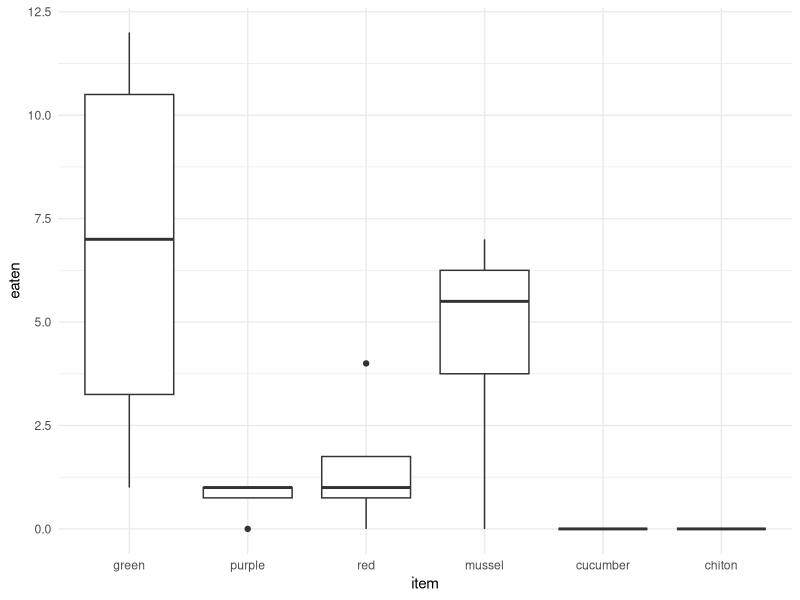
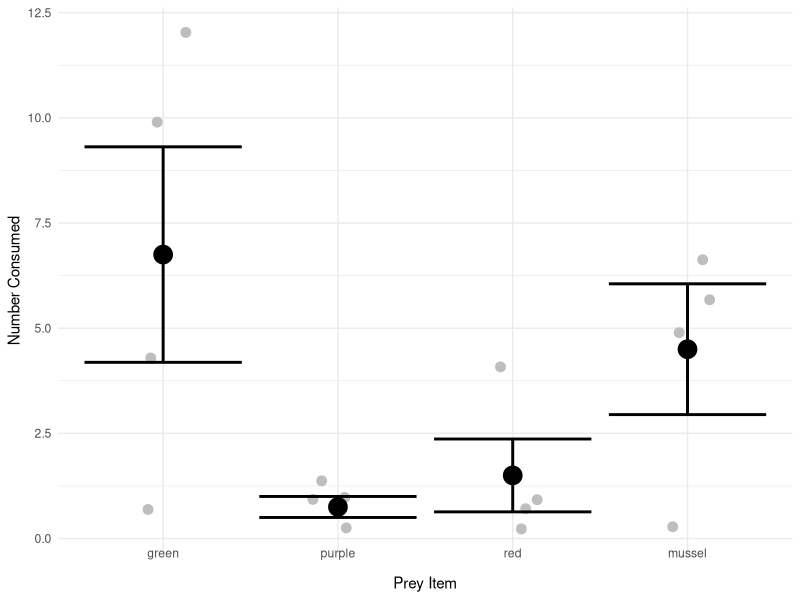
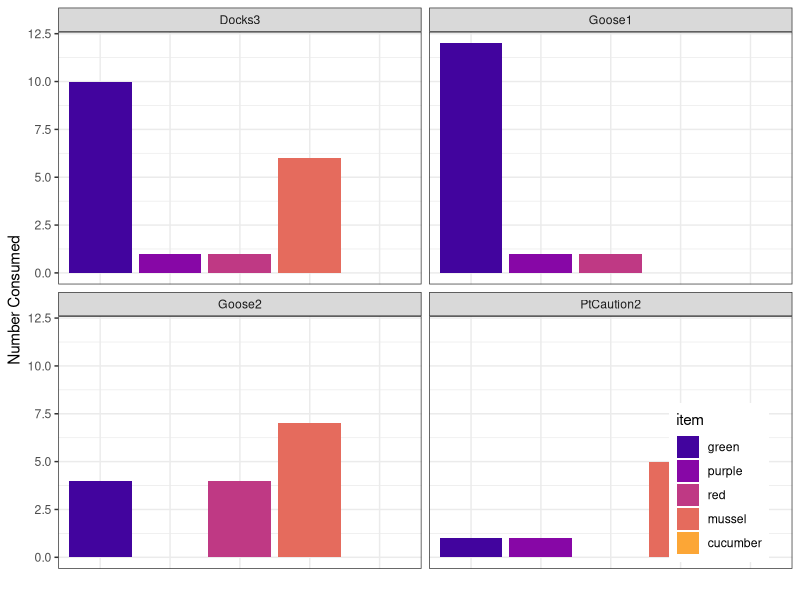
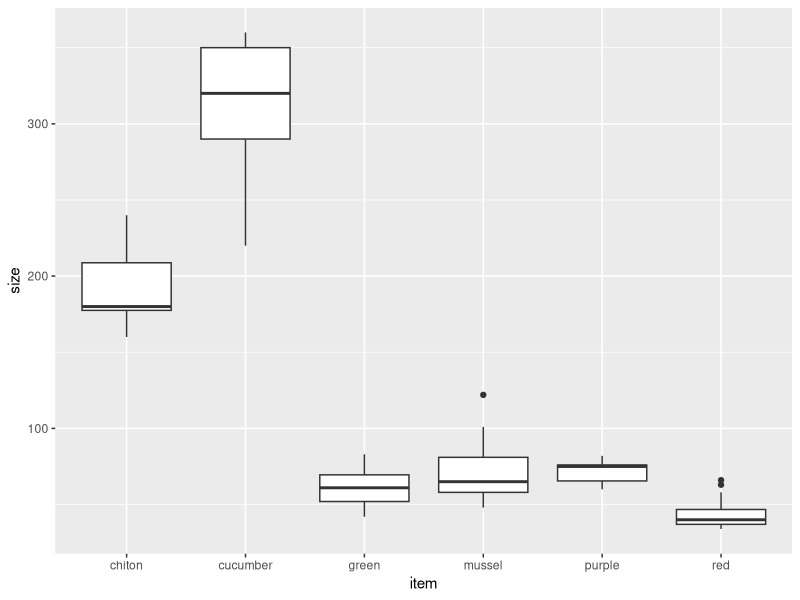
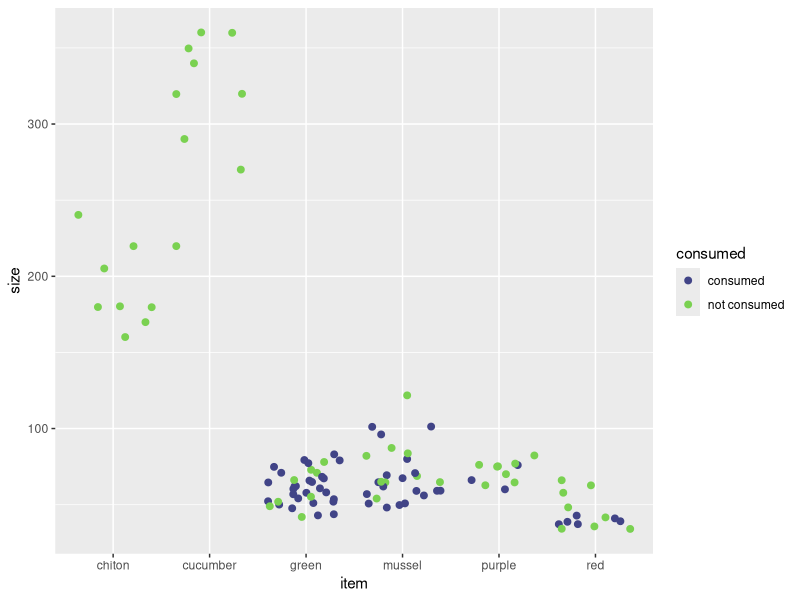
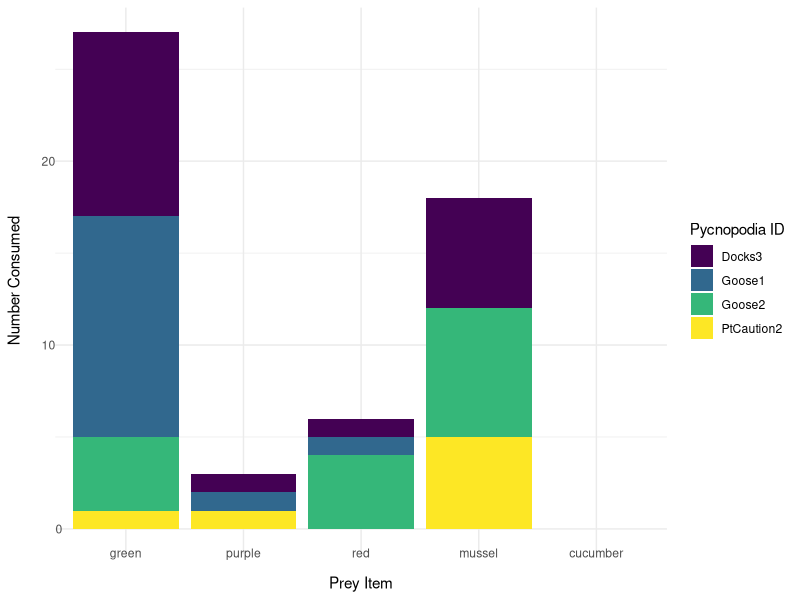
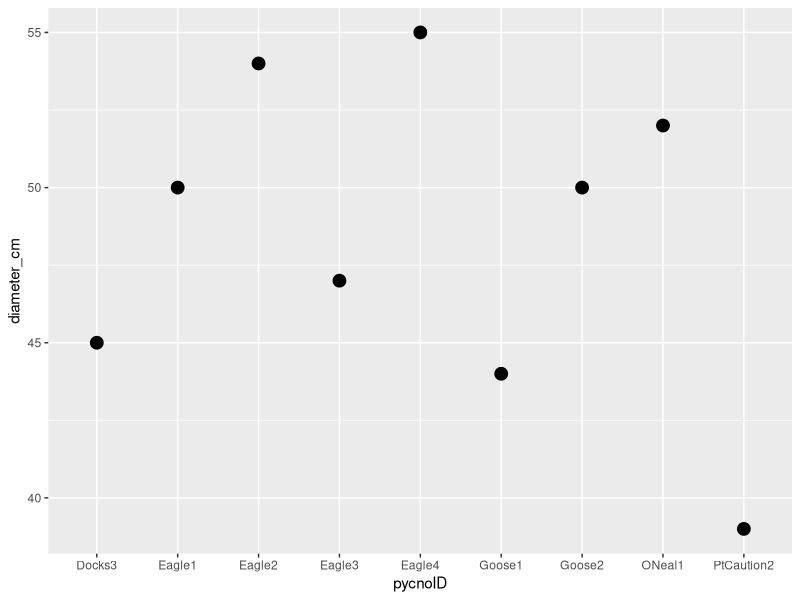

Write R code to recreate these figures, in order.
#++++++++++++++++++++++++++++++++++++++++++++++++++++++++++++++++++++++++++++++++++
#                                                                                ##
# Pycno Feeding Preference Cafeteria Experiment                                  ##
# Data are current as of 2022-08-04                                              ##
# Data source: Ross Whippo - OIMB/FHL                                            ##
# R code prepared by Ross Whippo                                                 ##
# Last updated 2022-08-04                                                        ##
#                                                                                ##
#++++++++++++++++++++++++++++++++++++++++++++++++++++++++++++++++++++++++++++++++++

# SUMMARY:


# Required Files (check that script is loading latest version):
# PycnoFeeding_cafeteria.csv

# Associated Scripts:
# FILE.R

# TO DO 

# +++++++++++++++++++++++++++++++++++++++++++++++++++++++++++++++++++++++++++++++++
# TABLE OF CONTENTS                                                            ####
#                                                                                 +
# RECENT CHANGES TO SCRIPT                                                        +
# LOAD PACKAGES                                                                   +
# READ IN AND PREPARE DATA                                                        +
# MANIPULATE DATA                                                                 +
#                                                                                 +
#++++++++++++++++++++++++++++++++++++++++++++++++++++++++++++++++++++++++++++++++++

#++++++++++++++++++++++++++++++++++++++++++++++++++++++++++++++++++++++++++++++++++
# RECENT CHANGES TO SCRIPT                                                     ####
#++++++++++++++++++++++++++++++++++++++++++++++++++++++++++++++++++++++++++++++++++

# 2022-08-04 Script created

#++++++++++++++++++++++++++++++++++++++++++++++++++++++++++++++++++++++++++++++++++
# LOAD PACKAGES                                                                ####
#++++++++++++++++++++++++++++++++++++++++++++++++++++++++++++++++++++++++++++++++++

library(tidyverse)
library(viridis)

#++++++++++++++++++++++++++++++++++++++++++++++++++++++++++++++++++++++++++++++++++
# READ IN AND PREPARE DATA                                                     ####
#++++++++++++++++++++++++++++++++++++++++++++++++++++++++++++++++++++++++++++++++++

cafeteria <- read_csv("Data/PycnoFeeding_cafeteria.csv")
PycnoMetrics <- read_csv("Data/PycnoMetrics.csv")

#++++++++++++++++++++++++++++++++++++++++++++++++++++++++++++++++++++++++++++++++++
# MANIPULATE DATA                                                              ####
#++++++++++++++++++++++++++++++++++++++++++++++++++++++++++++++++++++++++++++++++++

# create column for counts of consumed critters
consumed <- cafeteria %>%
  mutate(consumed = as.integer(!(is.na(consumed_date)))) %>%
  group_by(pycnoID, item) %>%
  summarise(eaten = sum(consumed))

consumed$item <- factor(consumed$item, levels = c("green", "purple", "red", "mussel", "cucumber", "chiton"))

#++++++++++++++++++++++++++++++++++++++++++++++++++++++++++++++++++++++++++++++++++
# FIGURES                                                                      ####
#++++++++++++++++++++++++++++++++++++++++++++++++++++++++++++++++++++++++++++++++++

# boxplot of number of items consumed per pycno

consumed %>%
  ggplot(aes(x = item, y = eaten)) +
  geom_boxplot() +
  theme_minimal()

# mean and sterror of consumption for urchins and mussels

filter(consumed, item %in% c("green", "purple", "red", "mussel")) %>%
ggplot(aes(x = item, y = eaten)) +
  geom_jitter(col = "grey", size = 3, width = 0.15) +
  scale_color_viridis(discrete = TRUE,
                      begin = 0.3,
                      end = 0.7,
                      option = "magma") +
  stat_summary(
    geom = "point",
    fun = "mean",
    size = 6,
    shape = 19
  ) +
  geom_errorbar(stat="summary", fun.data="mean_se", size = 1) +
  theme_minimal() +
  labs(x = "Prey Item", y = "Number Consumed") +
  theme(axis.text.x = element_text(vjust = 5))

# barplot of consumption by pycno
consumed %>% filter(item %in% c('green', 'mussel', 'red', 'purple', 'cucumber')) %>%
  ggplot(aes(x = item, y = eaten, fill = item)) +
  geom_col() +
  scale_fill_viridis(discrete = TRUE, option = 5, begin = 0.1, end = 0.8) +
  facet_wrap(pycnoID~.) +
  theme_bw() +
  labs(x = "", y = "Number Consumed") +
  theme(axis.text.x=element_blank(), axis.ticks.x = element_blank()) +
  theme(legend.position = c(.9, .16))

# barplot of prey sizes
cafeteria %>%
  ggplot(aes(x = item, y = size)) +
  geom_boxplot()

# consumed prey by size
cafeteria %>%
  mutate(consumed = as.character(as.integer(!(is.na(consumed_date))))) %>%
  mutate(consumed = recode(consumed, '1' = 'consumed', '0' = 'not consumed')) %>%
  ggplot(aes(x = item, y = size, color = consumed)) +
  geom_point(size = 2, position = "jitter") +
  scale_color_viridis(discrete = TRUE, begin = 0.2, end = 0.8, option = "D")


consumed_stack <- consumed %>%
  filter(item != "chiton") %>%
  group_by(pycnoID, item) %>%
  summarise(`Number Consumed` = sum(eaten))

# total number of prey items eaten across all trials
consumed_stack %>%
  ggplot(aes(x = item, y = `Number Consumed`, fill = pycnoID)) +
  geom_col() +
  scale_fill_viridis(discrete = TRUE, option = 7) +
  theme_minimal() +
  labs(x = "Prey Item") +
  theme(axis.text.x = element_text(vjust = 5), axis.text.y = element_text(hjust = 2)) +
  guides(fill=guide_legend(title="Pycnopodia ID"))

# Pycno Sizes
PycnoMetrics %>%
  ggplot(aes(x = pycnoID, y = diameter_cm)) +
  geom_point(size = 4)



####
#<<<<<<<<<<<<<<<<<<<<<<<<<<END OF SCRIPT>>>>>>>>>>>>>>>>>>>>>>>>#

# SCRATCH PAD ####

here <- cafeteria %>%
  mutate(consumed = as.integer(!(is.na(consumed_date))))

